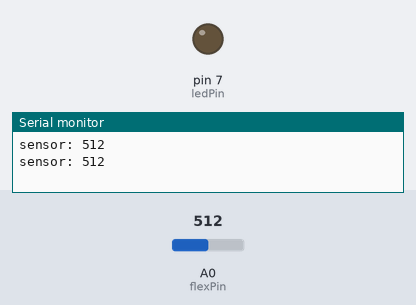
Bench run of a sketch on a simulated Arduino Uno, built with avr-gcc and run on an emulated ATmega328P. On the bench: output pins drawn as LEDs (lit = HIGH), the last lines printed to the serial monitor. The inputs (shaded band) are chosen by the test bench; at power-on: A0 (flexPin) = 512.

Above: at 1.8 s.
1.9 s: A0 (flexPin) set to 883
3.4 s: A0 (flexPin) set to 908
At 5.2 s:
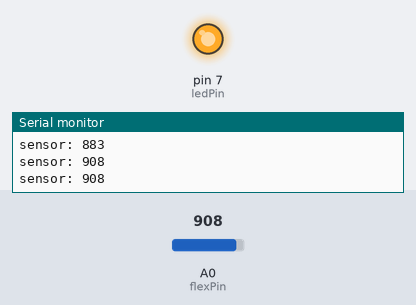
5.5 s: A0 (flexPin) set to 880
At 6.7 s:
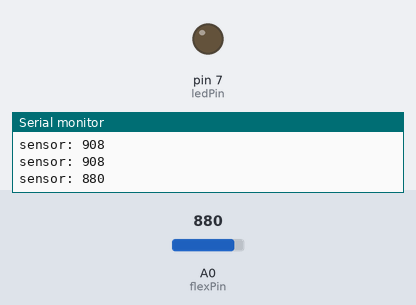
7.5 s: A0 (flexPin) set to 900
At 8.3 s:
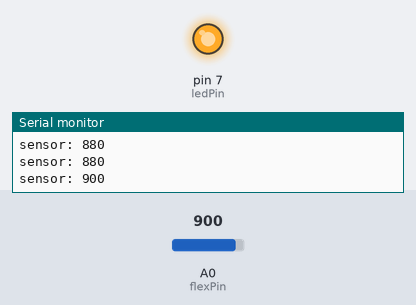
Timing chart, 0 to 10.5 s (numbered marks = the images above; inputs shaded):
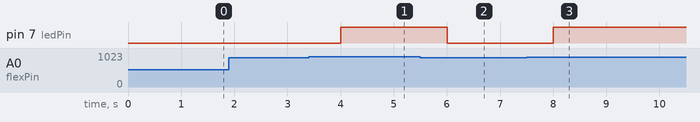

Measured:
- the behaviour switches between 890 and 891 on A0 (flexPin) (found by bisection; images 0 and 1)
- after the input at 3.4 s, pin 7 (ledPin): LOW → HIGH after 0.60 s
- after the input at 5.5 s, pin 7 (ledPin): HIGH → LOW after 0.50 s
- after the input at 7.5 s, pin 7 (ledPin): LOW → HIGH after 0.50 s

The sketch:

prog1.ino
```cpp
const int flexPin = A0;
const int ledPin = 7;

void setup()
{
  Serial.begin(9600);
  pinMode(ledPin,OUTPUT);
}

void loop()
{
  int flexValue;
  flexValue = analogRead(flexPin);
  Serial.print("sensor: ");
  Serial.println(flexValue);

  if(flexValue>890)
     digitalWrite(ledPin,HIGH);
  else
    digitalWrite(ledPin,LOW);

  delay(1000);
}
```
